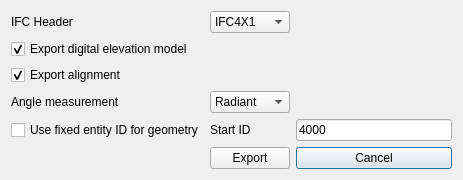
<?xml version="1.0" encoding="UTF-8"?>
<ui version="4.0">
 <class>ExportIfc4x1Dialog</class>
 <widget class="QDialog" name="ExportIfc4x1Dialog">
  <property name="geometry">
   <rect>
    <x>0</x>
    <y>0</y>
    <width>463</width>
    <height>169</height>
   </rect>
  </property>
  <property name="windowTitle">
   <string>IFC 4x1 Export</string>
  </property>
  <property name="windowIcon">
   <iconset resource="../Resources/OpenInfraPlatform.qrc">
    <normaloff>:/icons/icon.ico</normaloff>:/icons/icon.ico</iconset>
  </property>
  <layout class="QGridLayout" name="gridLayout">
   <item row="1" column="0">
    <widget class="QCheckBox" name="checkBoxExportDigitalElevationModel">
     <property name="text">
      <string>Export digital elevation model</string>
     </property>
     <property name="checked">
      <bool>true</bool>
     </property>
    </widget>
   </item>
   <item row="7" column="2">
    <widget class="QPushButton" name="pushButtonCancel">
     <property name="text">
      <string>Cancel</string>
     </property>
    </widget>
   </item>
   <item row="2" column="0">
    <widget class="QCheckBox" name="checkBoxExportAlignment">
     <property name="text">
      <string>Export alignment</string>
     </property>
     <property name="checked">
      <bool>true</bool>
     </property>
    </widget>
   </item>
   <item row="7" column="1">
    <widget class="QPushButton" name="pushButtonExport">
     <property name="text">
      <string>Export</string>
     </property>
    </widget>
   </item>
   <item row="0" column="0">
    <widget class="QLabel" name="label_2">
     <property name="text">
      <string>IFC Header</string>
     </property>
    </widget>
   </item>
   <item row="3" column="0">
    <widget class="QLabel" name="label">
     <property name="text">
      <string>Angle measurement</string>
     </property>
    </widget>
   </item>
   <item row="3" column="1">
    <widget class="QComboBox" name="comboBoxAngleMeasurement">
     <property name="currentText">
      <string>Radiant</string>
     </property>
     <item>
      <property name="text">
       <string>Radiant</string>
      </property>
     </item>
     <item>
      <property name="text">
       <string>Degree</string>
      </property>
     </item>
    </widget>
   </item>
   <item row="0" column="1">
    <widget class="QComboBox" name="comboBoxIfcSchemaVersion">
     <property name="currentText">
      <string>IFC4X1</string>
     </property>
     <item>
      <property name="text">
       <string>IFC4X1</string>
      </property>
     </item>
     <item>
      <property name="text">
       <string>IFC4</string>
      </property>
     </item>
     <item>
      <property name="text">
       <string>IFC2X3</string>
      </property>
     </item>
    </widget>
   </item>
   <item row="4" column="0">
    <widget class="QCheckBox" name="checkBoxUseFixedEntityIdForGeometry">
     <property name="text">
      <string>Use fixed entity ID for geometry</string>
     </property>
    </widget>
   </item>
   <item row="4" column="1">
    <widget class="QLabel" name="label_3">
     <property name="text">
      <string>Start ID</string>
     </property>
    </widget>
   </item>
   <item row="4" column="2">
    <widget class="QLineEdit" name="lineEditStartId">
     <property name="text">
      <string>4000</string>
     </property>
    </widget>
   </item>
  </layout>
 </widget>
 <resources>
  <include location="../Resources/OpenInfraPlatform.qrc"/>
 </resources>
 <connections/>
</ui>
